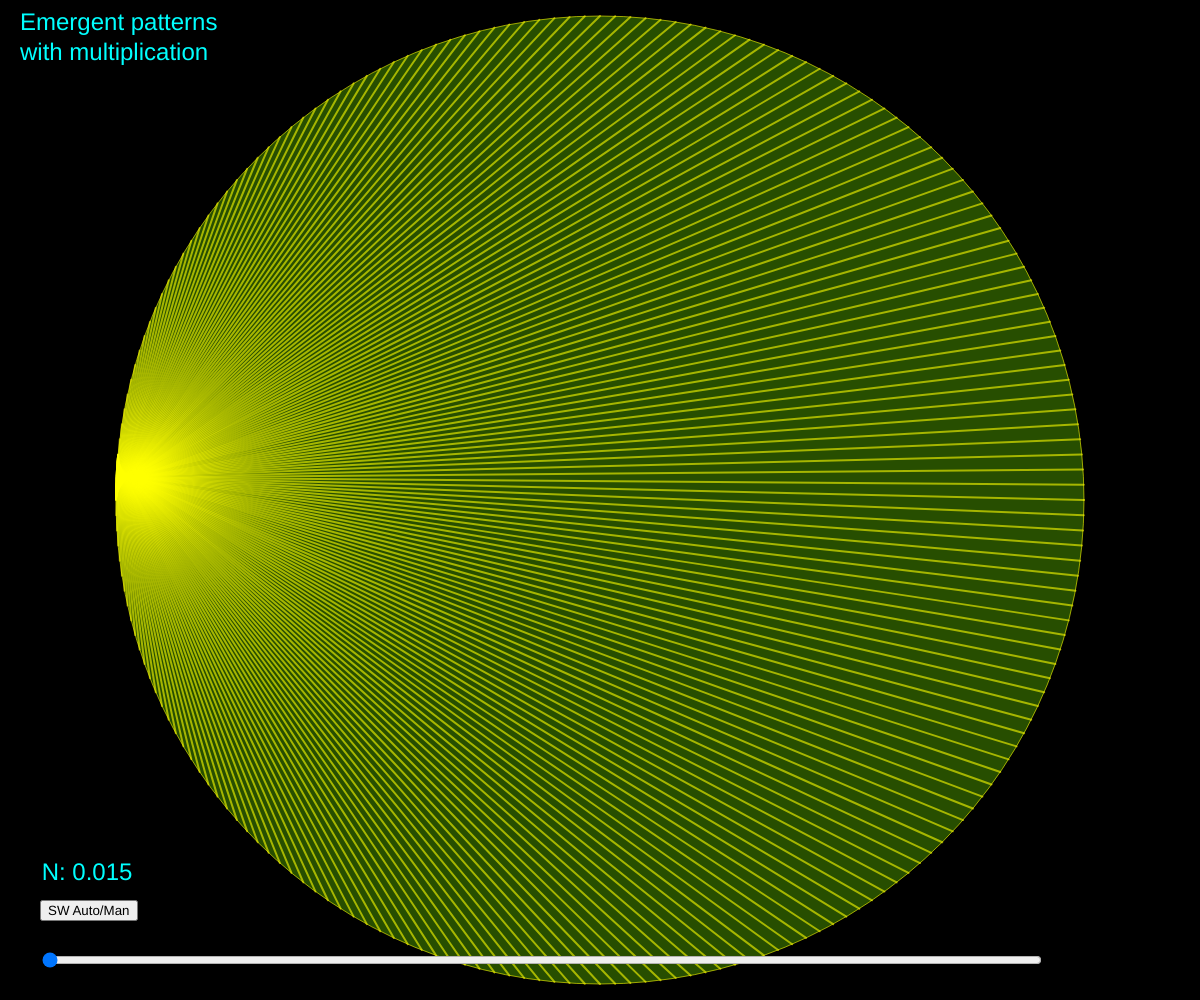
Frame 1 (no input)
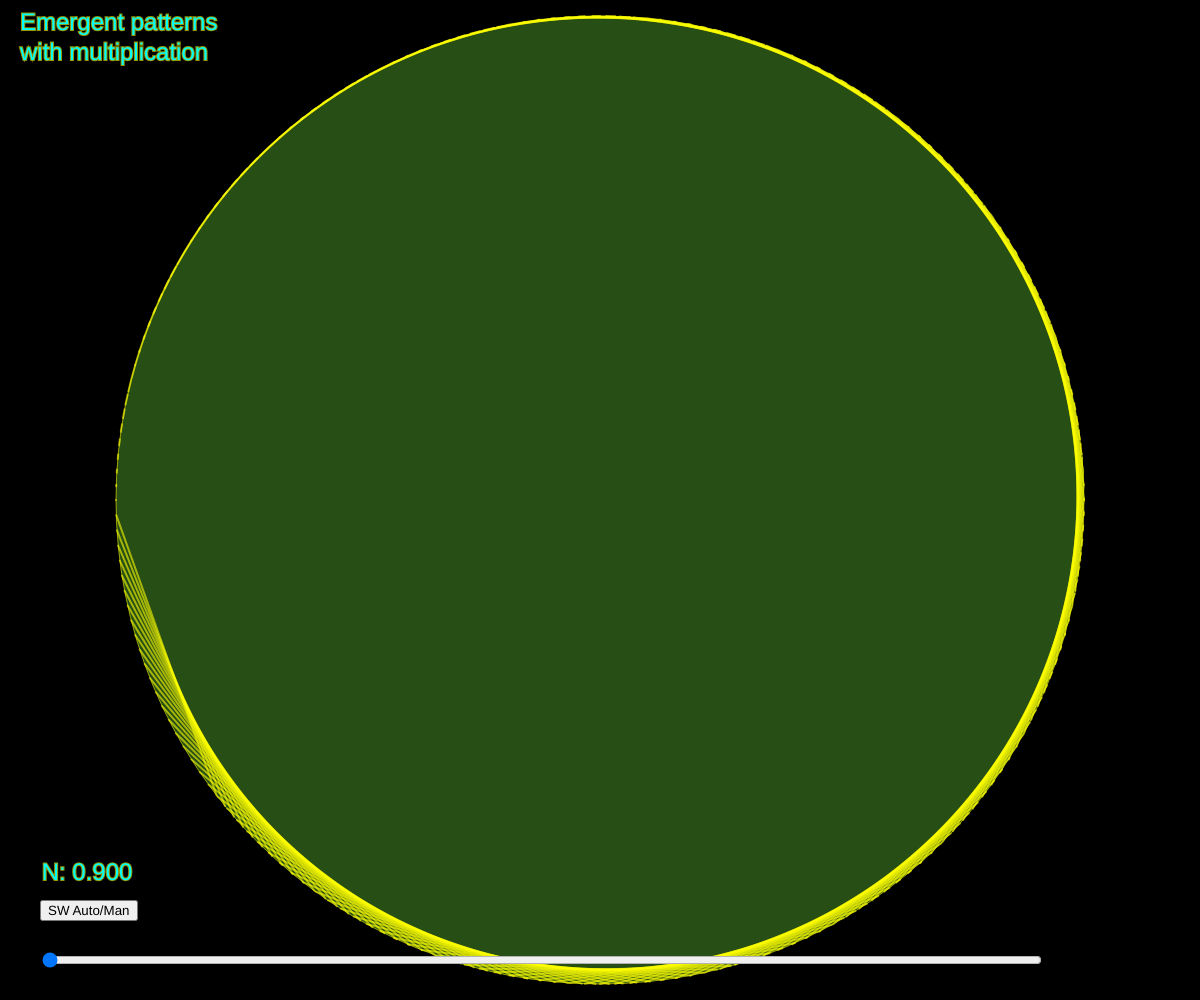
Frame 60 (no input)
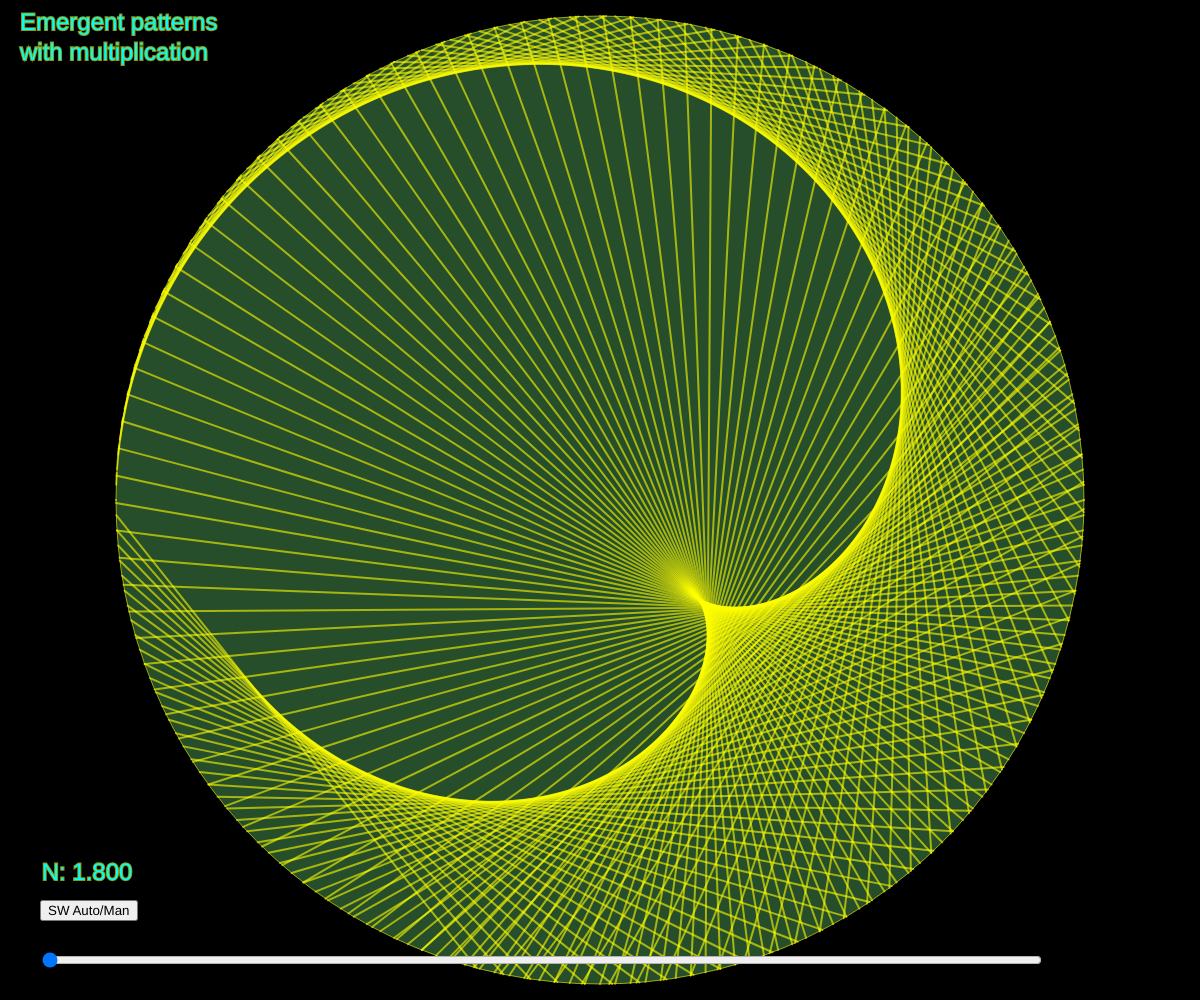
Frame 120 (the mouse pressed at the canvas centre since frame 60)

The p5.js sketch that drew these frames (run headless with seeded random() and noise() and a simulated clock; from frame 60 on, the mouse is pressed at the canvas centre):

// p5.js sketch
// ── sketch.js
// Times Tables Cardioid Visualization
// Daniel Shiffman
// https://thecodingtrain.com/CodingChallenges/133-times-tables-cardioid.html
// https://youtu.be/bl3nc_a1nvs
// https://editor.p5js.org/codingtrain/sketches/gwcGb_NPm


let r;
let factor = 0;
let checkbox;
let button;
let slider;
let mode_auto = true;

function setup() {
  createCanvas(windowWidth, windowHeight);
  r = height / 2 - 16;
  
  slider = createSlider(0, 400, 0, 1);
  slider.position(40, height - 50);
  slider.style('width', '1000px');
  // checkbox = createCheckbox('Manual', false);
  // checkbox.position(700, height - 50);
  // checkbox.changed(myCheckedEvent);
  button = createButton('SW Auto/Man');
  button.position(40, height - 100);
  button.mousePressed(changeMode);
}

function changeMode() {
  let val = random(255);
  if (mode_auto) {
    mode_auto = false;
  } else {
      mode_auto = true;
  }
}
// function myCheckedEvent() {
//   if (mode_auto) {
//     mode_auto = false;
//   } else {
//       mode_auto = true;
//   }
// }

function getVector(index, total) {
  const angle = map(index % total, 0, total, 0, TWO_PI);
  const v = p5.Vector.fromAngle(angle + PI);
  v.mult(r);
  return v;
}

function draw() {
  const total = 200; //int(map(mouseX, 0, width, 0, 200));
  if (mode_auto) {
    factor += 0.015;
  } else {
    factor = slider.value();
  }
  
  background(0);
  fill(0, 255, 255);
  textSize(24);
  text("Emergent patterns", 20, 30);
  text("with multiplication", 20, 60);
  //text("Level: " + level + "   Score: " + score + "   Lives: " + lives + "   n_Particles: " + particles.length, 10, 25);
  text(" N: " + nf(factor, 0, 3), 35, height - 120);

  translate(width / 2, height / 2);
  stroke(255, 255, 0, 150);
  strokeWeight(1);
  fill(100, 200, (factor * 60) % 255, 100);
  ellipse(0, 0, r * 2);

  strokeWeight(2);
  for (let i = 0; i < total; i++) {
    const a = getVector(i, total);
    const b = getVector(i * factor, total);
    line(a.x, a.y, b.x, b.y);
  }
}
